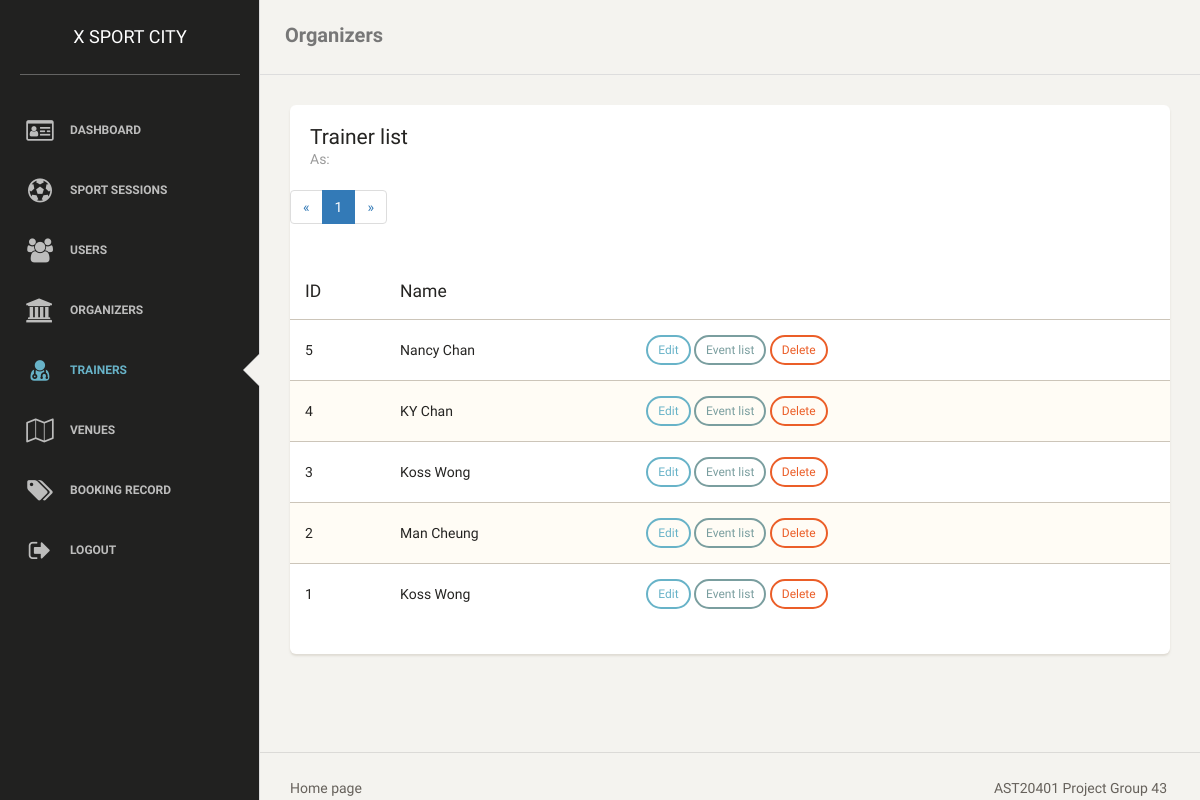
Page /index.php/admin/trainer on the committed database.
### tables this page shows
CREATE TABLE `trainers` (
  `trainer_id` int(11) UNSIGNED NOT NULL,
  `trainer_name` varchar(255) NOT NULL
);

### application/controllers/admin.php (called while the page is built, shortened)
<?php if ( ! defined('BASEPATH')) exit('No direct script access allowed');
class admin extends CI_Controller {
    public function trainer(){
      $this->load->database();
      $page = isset($_GET["page"]) ? $_GET["page"] : 1;
      $results_per_page = 10;
      $start_from = ($page-1) * $results_per_page;
      $sql_string = "SELECT t.* "
          . "FROM trainers AS t "
          . "ORDER BY t.trainer_id DESC "
          . "LIMIT $start_from, $results_per_page";
      $sql_query = $this->db->query($sql_string);
      $result = $this->db->query("SELECT COUNT(trainer_id) AS total FROM trainers;");
      $row = $result->row();
      $data["total_pages"] = ceil($row->total / $results_per_page);
      $data["current_page"] = $page;
      $data["query_listing"] = $sql_query;
      $this->load->view('admin_header', $data);
      $this->load->view('admin_nav', $data);
      $this->load->view('admin_trainer', $data);
      $this->load->view('admin_footer', $data);
    }
}

### index.php (called while the page is built, shortened)
<?php
require_once BASEPATH.'core/CodeIgniter.php';

### application/views/admin_trainer.php (the view, shortened to what this page needs)
<nav class="navbar navbar-default">
    <div class="container-fluid">
        <div class="navbar-header">
            <a class="navbar-brand" href="#">Organizers</a>
        </div>
    </div>
</nav>
<div class="content">
    <div class="container-fluid">
        <div class="row">
            <div class="col-md-12">
                <div class="card">
                    <div class="header">
                        <h4 class="title">Trainer list</h4>
                        <p class="category">As:</p>
                    </div>
                    <ul class="pagination">
                        <li><a href="#">&laquo;</a></li>
                    <?php
                    for ($i=1; $i<=$total_pages; $i++) {
                        echo "<li";
                        if($current_page == $i){
                            echo ' class="active"';
                        }
                        echo "><a href='./user?page=".$i."'>".$i."</a></li>";
                    };
                    ?>
                        <li><a href="#">&raquo;</a></li>
                    </ul>
                    <div class="content table-responsive table-full-width">
                        <table class="table table-striped">
                            <thead>
                            <th>ID</th>
                            <th>Name</th>
                            <th></th>
                            </thead>
                            <tbody>
                            <?php
                            foreach ($query_listing->result() as $row) {
                                echo '<tr>
                                <td>'.$row->trainer_id.'</td>
                                <td>'.$row->trainer_name.'</td>
                                <td>
                                <a href="./organizer_edit?id='.$row->trainer_id.'" class="btn btn-info btn-sm" role="button">Edit</a>
                                    <button class="btn btn-primary btn-sm">Event list</button>
                                    <button class="btn btn-danger btn-sm">Delete</button>
                                </td>
                            </tr>';
                            }
                            ?>
                            </tbody>
                        </table>
                    </div>
                </div>
            </div>
        </div>
    </div>
</div>

### rows in the picture
trainers: trainer_id "5", trainer_name "Nancy Chan"
trainers: trainer_id "4", trainer_name "KY Chan"
trainers: trainer_id "3", trainer_name "Koss Wong"
trainers: trainer_id "2", trainer_name "Man Cheung"
trainers: trainer_id "1", trainer_name "Koss Wong"
